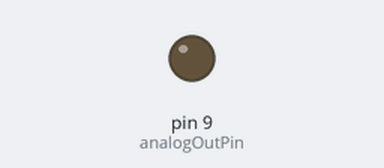
Bench run of a sketch on a simulated Arduino Uno, built with avr-gcc and run on an emulated ATmega328P. Shown: output pins drawn as LEDs (lit = HIGH).

Above: at 0.05 s.
At 2.5 s:
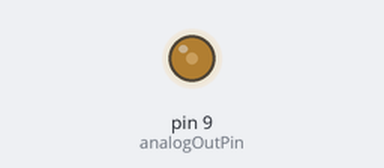
At 3.75 s:
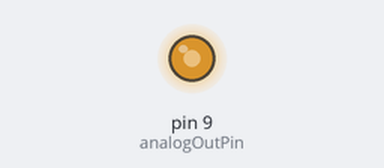
At 5.0 s:
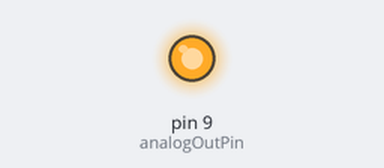
Timing chart, 0 to 6.5 s (numbered marks = the images above):
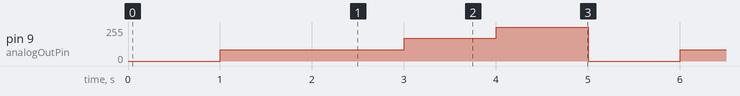

Measured:
- by itself, pin 9 (analogOutPin): repeats every 5.0 s: 170/255 1.0 s, 255/255 1.0 s, 0/255 1.0 s, 85/255 2.0 s

The sketch:

Downlight.ino
```cpp
const int analogOutPin = 9;

void setup() {
  Serial.begin(9600);
  pinMode(analogOutPin, OUTPUT);

}

void loop() {

  analogWrite(analogOutPin, 0);
  delay(1000);

  analogWrite(analogOutPin, 85);
  delay(1000);

  analogWrite(analogOutPin, 85);
  delay(1000);

  analogWrite(analogOutPin, 170);
  delay(1000);

  analogWrite(analogOutPin, 255);
  delay(1000);
}
```
